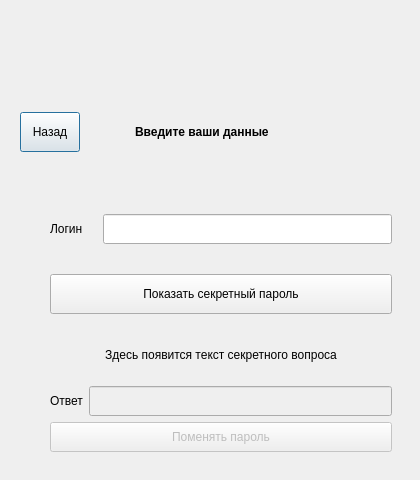
<?xml version="1.0" encoding="UTF-8"?>
<ui version="4.0">
 <class>RemindPassword</class>
 <widget class="QDialog" name="RemindPassword">
  <property name="geometry">
   <rect>
    <x>0</x>
    <y>0</y>
    <width>420</width>
    <height>480</height>
   </rect>
  </property>
  <property name="minimumSize">
   <size>
    <width>420</width>
    <height>480</height>
   </size>
  </property>
  <property name="windowTitle">
   <string>Dialog</string>
  </property>
  <layout class="QHBoxLayout" name="horizontalLayout">
   <item>
    <widget class="QStackedWidget" name="stackedWidget">
     <property name="minimumSize">
      <size>
       <width>420</width>
       <height>480</height>
      </size>
     </property>
     <property name="currentIndex">
      <number>0</number>
     </property>
     <widget class="QWidget" name="enter_secret_question">
      <layout class="QVBoxLayout" name="verticalLayout_2">
       <item>
        <layout class="QVBoxLayout" name="verticalLayout">
         <property name="spacing">
          <number>20</number>
         </property>
         <property name="topMargin">
          <number>50</number>
         </property>
         <item>
          <layout class="QHBoxLayout" name="horizontalLayout_2">
           <property name="spacing">
            <number>55</number>
           </property>
           <property name="rightMargin">
            <number>0</number>
           </property>
           <item>
            <widget class="QPushButton" name="back">
             <property name="minimumSize">
              <size>
               <width>60</width>
               <height>40</height>
              </size>
             </property>
             <property name="maximumSize">
              <size>
               <width>60</width>
               <height>40</height>
              </size>
             </property>
             <property name="text">
              <string>Назад</string>
             </property>
            </widget>
           </item>
           <item>
            <widget class="QLabel" name="label_2">
             <property name="styleSheet">
              <string notr="true">font: 75 10pt &quot;MS Shell Dlg 2&quot;;</string>
             </property>
             <property name="text">
              <string>&lt;html&gt;&lt;head/&gt;&lt;body&gt;&lt;p&gt;&lt;span style=&quot; font-weight:600;&quot;&gt;Введите ваши данные&lt;/span&gt;&lt;/p&gt;&lt;/body&gt;&lt;/html&gt;</string>
             </property>
            </widget>
           </item>
          </layout>
         </item>
         <item>
          <layout class="QHBoxLayout" name="horizontalLayout_3">
           <property name="leftMargin">
            <number>30</number>
           </property>
           <property name="rightMargin">
            <number>30</number>
           </property>
           <item>
            <widget class="QLabel" name="label_log">
             <property name="minimumSize">
              <size>
               <width>0</width>
               <height>30</height>
              </size>
             </property>
             <property name="styleSheet">
              <string notr="true">font: 10pt &quot;MS Shell Dlg 2&quot;;</string>
             </property>
             <property name="text">
              <string>Логин</string>
             </property>
            </widget>
           </item>
           <item>
            <widget class="QLineEdit" name="login">
             <property name="minimumSize">
              <size>
               <width>0</width>
               <height>30</height>
              </size>
             </property>
             <property name="text">
              <string/>
             </property>
            </widget>
           </item>
          </layout>
         </item>
         <item>
          <layout class="QVBoxLayout" name="verticalLayout_3">
           <property name="leftMargin">
            <number>30</number>
           </property>
           <property name="topMargin">
            <number>10</number>
           </property>
           <property name="rightMargin">
            <number>30</number>
           </property>
           <property name="bottomMargin">
            <number>10</number>
           </property>
           <item>
            <widget class="QPushButton" name="show_secret_question">
             <property name="sizePolicy">
              <sizepolicy hsizetype="Expanding" vsizetype="Fixed">
               <horstretch>0</horstretch>
               <verstretch>0</verstretch>
              </sizepolicy>
             </property>
             <property name="minimumSize">
              <size>
               <width>0</width>
               <height>30</height>
              </size>
             </property>
             <property name="maximumSize">
              <size>
               <width>16777215</width>
               <height>40</height>
              </size>
             </property>
             <property name="layoutDirection">
              <enum>Qt::LeftToRight</enum>
             </property>
             <property name="text">
              <string>Показать секретный пароль</string>
             </property>
            </widget>
           </item>
          </layout>
         </item>
        </layout>
       </item>
       <item>
        <layout class="QHBoxLayout" name="horizontalLayout_4">
         <property name="leftMargin">
          <number>30</number>
         </property>
         <property name="topMargin">
          <number>0</number>
         </property>
         <property name="rightMargin">
          <number>30</number>
         </property>
         <property name="bottomMargin">
          <number>0</number>
         </property>
         <item>
          <widget class="QLabel" name="secret_qustion">
           <property name="minimumSize">
            <size>
             <width>40</width>
             <height>0</height>
            </size>
           </property>
           <property name="maximumSize">
            <size>
             <width>16777215</width>
             <height>50</height>
            </size>
           </property>
           <property name="cursor">
            <cursorShape>PointingHandCursor</cursorShape>
           </property>
           <property name="styleSheet">
            <string notr="true">font: 10pt &quot;MS Shell Dlg 2&quot;;</string>
           </property>
           <property name="text">
            <string>Здесь появится текст секретного вопроса</string>
           </property>
           <property name="alignment">
            <set>Qt::AlignCenter</set>
           </property>
          </widget>
         </item>
        </layout>
       </item>
       <item>
        <layout class="QVBoxLayout" name="verticalLayout_4">
         <property name="leftMargin">
          <number>30</number>
         </property>
         <property name="rightMargin">
          <number>30</number>
         </property>
         <property name="bottomMargin">
          <number>30</number>
         </property>
         <item>
          <layout class="QHBoxLayout" name="horizontalLayout_6">
           <item>
            <widget class="QLabel" name="label_answer">
             <property name="minimumSize">
              <size>
               <width>0</width>
               <height>30</height>
              </size>
             </property>
             <property name="styleSheet">
              <string notr="true">font: 10pt &quot;MS Shell Dlg 2&quot;;</string>
             </property>
             <property name="text">
              <string>Ответ</string>
             </property>
            </widget>
           </item>
           <item>
            <widget class="QLineEdit" name="sec_ques_answer">
             <property name="enabled">
              <bool>false</bool>
             </property>
             <property name="minimumSize">
              <size>
               <width>0</width>
               <height>30</height>
              </size>
             </property>
             <property name="text">
              <string/>
             </property>
             <property name="alignment">
              <set>Qt::AlignLeading|Qt::AlignLeft|Qt::AlignVCenter</set>
             </property>
            </widget>
           </item>
          </layout>
         </item>
         <item>
          <widget class="QPushButton" name="change_pass">
           <property name="enabled">
            <bool>false</bool>
           </property>
           <property name="minimumSize">
            <size>
             <width>0</width>
             <height>30</height>
            </size>
           </property>
           <property name="text">
            <string>Поменять пароль</string>
           </property>
          </widget>
         </item>
        </layout>
       </item>
      </layout>
     </widget>
     <widget class="QWidget" name="change_password">
      <layout class="QVBoxLayout" name="verticalLayout_5">
       <property name="leftMargin">
        <number>60</number>
       </property>
       <property name="topMargin">
        <number>80</number>
       </property>
       <property name="rightMargin">
        <number>60</number>
       </property>
       <property name="bottomMargin">
        <number>60</number>
       </property>
       <item>
        <layout class="QVBoxLayout" name="verticalLayout_6">
         <item>
          <widget class="QLabel" name="label">
           <property name="minimumSize">
            <size>
             <width>0</width>
             <height>30</height>
            </size>
           </property>
           <property name="maximumSize">
            <size>
             <width>300</width>
             <height>30</height>
            </size>
           </property>
           <property name="text">
            <string>&lt;html&gt;&lt;head/&gt;&lt;body&gt;&lt;p&gt;&lt;span style=&quot; font-size:10pt;&quot;&gt;Введите новый пароль&lt;/span&gt;&lt;/p&gt;&lt;/body&gt;&lt;/html&gt;</string>
           </property>
          </widget>
         </item>
         <item>
          <widget class="QLineEdit" name="new_password">
           <property name="maximumSize">
            <size>
             <width>16777215</width>
             <height>25</height>
            </size>
           </property>
          </widget>
         </item>
        </layout>
       </item>
       <item>
        <layout class="QVBoxLayout" name="verticalLayout_7">
         <item>
          <widget class="QLabel" name="label_3">
           <property name="minimumSize">
            <size>
             <width>0</width>
             <height>30</height>
            </size>
           </property>
           <property name="maximumSize">
            <size>
             <width>300</width>
             <height>30</height>
            </size>
           </property>
           <property name="text">
            <string>&lt;html&gt;&lt;head/&gt;&lt;body&gt;&lt;p&gt;&lt;span style=&quot; font-size:10pt;&quot;&gt;Повторите новый пароль&lt;/span&gt;&lt;/p&gt;&lt;/body&gt;&lt;/html&gt;</string>
           </property>
          </widget>
         </item>
         <item>
          <widget class="QLineEdit" name="new_password_repeat">
           <property name="maximumSize">
            <size>
             <width>16777215</width>
             <height>25</height>
            </size>
           </property>
          </widget>
         </item>
        </layout>
       </item>
       <item>
        <layout class="QVBoxLayout" name="verticalLayout_8">
         <property name="spacing">
          <number>15</number>
         </property>
         <property name="topMargin">
          <number>15</number>
         </property>
         <item>
          <widget class="QPushButton" name="update_password">
           <property name="minimumSize">
            <size>
             <width>0</width>
             <height>30</height>
            </size>
           </property>
           <property name="text">
            <string>Сменить пароль</string>
           </property>
          </widget>
         </item>
         <item>
          <widget class="QPushButton" name="back_to_menu">
           <property name="minimumSize">
            <size>
             <width>0</width>
             <height>30</height>
            </size>
           </property>
           <property name="text">
            <string>Вернуться в главное меню</string>
           </property>
          </widget>
         </item>
        </layout>
       </item>
      </layout>
     </widget>
    </widget>
   </item>
  </layout>
 </widget>
 <resources/>
 <connections/>
</ui>
